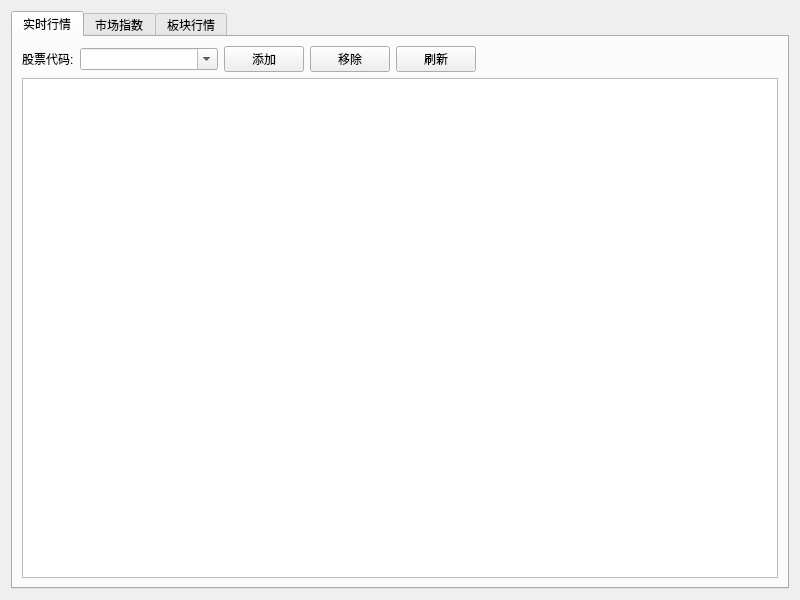
<?xml version="1.0" encoding="UTF-8"?>
<ui version="4.0">
 <class>QuoteWidget</class>
 <widget class="QWidget" name="QuoteWidget">
  <property name="geometry">
   <rect>
    <x>0</x>
    <y>0</y>
    <width>800</width>
    <height>600</height>
   </rect>
  </property>
  <layout class="QVBoxLayout" name="verticalLayout">
   <item>
    <widget class="QTabWidget" name="tabWidget">
     <property name="currentIndex">
      <number>0</number>
     </property>
     <widget class="QWidget" name="quoteTab">
      <attribute name="title">
       <string>实时行情</string>
      </attribute>
      <layout class="QVBoxLayout" name="quoteLayout">
       <item>
        <layout class="QHBoxLayout" name="controlLayout">
         <item>
          <widget class="QLabel" name="labelSymbol">
           <property name="text">
            <string>股票代码:</string>
           </property>
          </widget>
         </item>
         <item>
          <widget class="QComboBox" name="symbolInput">
           <property name="editable">
            <bool>true</bool>
           </property>
           <property name="insertPolicy">
            <enum>QComboBox::NoInsert</enum>
           </property>
           <property name="placeholderText">
            <string>输入或选择股票代码</string>
           </property>
          </widget>
         </item>
         <item>
          <widget class="QPushButton" name="addButton">
           <property name="text">
            <string>添加</string>
           </property>
          </widget>
         </item>
         <item>
          <widget class="QPushButton" name="removeButton">
           <property name="text">
            <string>移除</string>
           </property>
          </widget>
         </item>
         <item>
          <widget class="QPushButton" name="refreshButton">
           <property name="text">
            <string>刷新</string>
           </property>
          </widget>
         </item>
         <item>
          <spacer name="horizontalSpacer">
           <property name="orientation">
            <enum>Qt::Horizontal</enum>
           </property>
           <property name="sizeHint" stdset="0">
            <size>
             <width>40</width>
             <height>20</height>
            </size>
           </property>
          </spacer>
         </item>
        </layout>
       </item>
       <item>
        <widget class="QTableWidget" name="quoteTable">
         <property name="alternatingRowColors">
          <bool>true</bool>
         </property>
         <property name="selectionBehavior">
          <enum>QAbstractItemView::SelectRows</enum>
         </property>
         <property name="selectionMode">
          <enum>QAbstractItemView::SingleSelection</enum>
         </property>
        </widget>
       </item>
      </layout>
     </widget>
     <widget class="QWidget" name="indexTab">
      <attribute name="title">
       <string>市场指数</string>
      </attribute>
      <layout class="QVBoxLayout" name="indexLayout">
       <item>
        <widget class="QLabel" name="indexTitleLabel">
         <property name="text">
          <string>市场指数</string>
         </property>
         <property name="styleSheet">
          <string>font-weight: bold; font-size: 14px; color: #333; padding: 4px 0;</string>
         </property>
        </widget>
       </item>
       <item>
        <widget class="QTableWidget" name="indexTable">
         <property name="alternatingRowColors">
          <bool>true</bool>
         </property>
         <property name="selectionBehavior">
          <enum>QAbstractItemView::SelectRows</enum>
         </property>
        </widget>
       </item>
      </layout>
     </widget>
     <widget class="QWidget" name="sectorTab">
      <attribute name="title">
       <string>板块行情</string>
      </attribute>
      <layout class="QVBoxLayout" name="sectorLayout">
       <item>
        <widget class="QLabel" name="sectorTitleLabel">
         <property name="text">
          <string>板块行情</string>
         </property>
         <property name="styleSheet">
          <string>font-weight: bold; font-size: 14px; color: #333; padding: 4px 0;</string>
         </property>
        </widget>
       </item>
       <item>
        <widget class="QTableWidget" name="sectorTable">
         <property name="alternatingRowColors">
          <bool>true</bool>
         </property>
         <property name="selectionBehavior">
          <enum>QAbstractItemView::SelectRows</enum>
         </property>
        </widget>
       </item>
      </layout>
     </widget>
    </widget>
   </item>
  </layout>
 </widget>
 <resources/>
 <connections/>
</ui>
